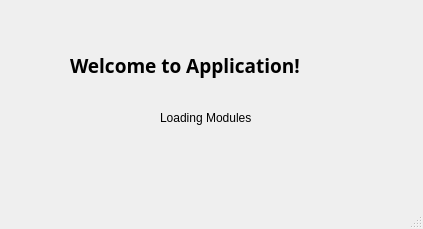
<?xml version="1.0" encoding="UTF-8"?>
<ui version="4.0">
 <class>MainWindow</class>
 <widget class="QMainWindow" name="MainWindow">
  <property name="geometry">
   <rect>
    <x>0</x>
    <y>0</y>
    <width>423</width>
    <height>229</height>
   </rect>
  </property>
  <property name="windowTitle">
   <string>MainWindow</string>
  </property>
  <widget class="QWidget" name="centralwidget">
   <widget class="QLabel" name="label">
    <property name="geometry">
     <rect>
      <x>70</x>
      <y>40</y>
      <width>261</width>
      <height>51</height>
     </rect>
    </property>
    <property name="font">
     <font>
      <family>Arial Black</family>
      <pointsize>14</pointsize>
      <weight>75</weight>
      <bold>true</bold>
     </font>
    </property>
    <property name="text">
     <string>Welcome to Application!</string>
    </property>
   </widget>
   <widget class="QLabel" name="label_2">
    <property name="geometry">
     <rect>
      <x>160</x>
      <y>110</y>
      <width>91</width>
      <height>16</height>
     </rect>
    </property>
    <property name="text">
     <string>Loading Modules...</string>
    </property>
   </widget>
  </widget>
  <widget class="QMenuBar" name="menubar">
   <property name="geometry">
    <rect>
     <x>0</x>
     <y>0</y>
     <width>423</width>
     <height>21</height>
    </rect>
   </property>
  </widget>
  <widget class="QStatusBar" name="statusbar"/>
 </widget>
 <resources/>
 <connections/>
</ui>
